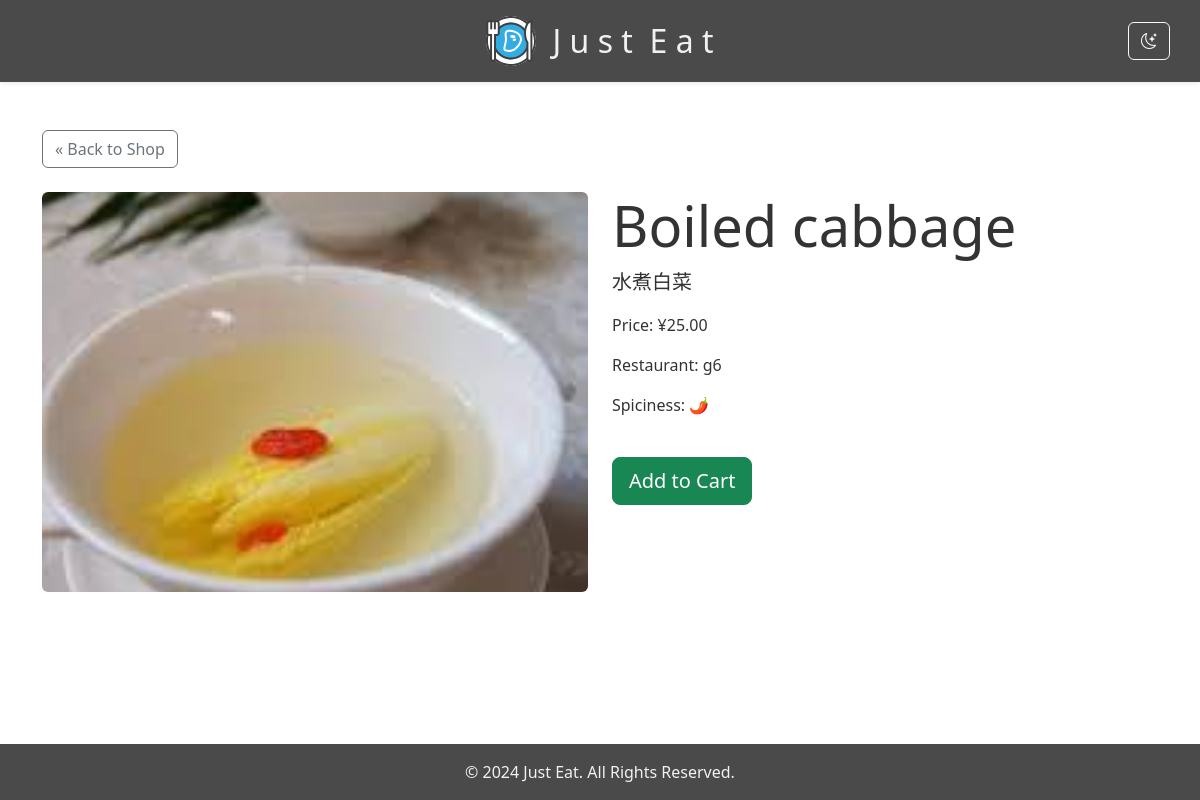
/item_detail.php?id=78 (signed in), run on the app's committed database.
### tables this page shows
CREATE TABLE `shop` (
  `item_id` int NOT NULL,
  `guid` varchar(36) NOT NULL,
  `title_zh` varchar(100) NOT NULL,
  `item_name` varchar(500) NOT NULL,
  `description_zh` varchar(1000) NOT NULL,
  `item_desc` varchar(4096) NOT NULL,
  `vegetarian` tinyint(1) NOT NULL DEFAULT '0',
  `hasMeat` tinyint(1) NOT NULL DEFAULT '0',
  `hasFish` tinyint(1) NOT NULL DEFAULT '0',
  `item_price` int NOT NULL,
  `spiciness` tinyint NOT NULL,
  `item_img` varchar(200) NOT NULL,
  `fk_guid` varchar(36) NOT NULL,
  `restaurant` varchar(10) DEFAULT NULL
);

### item_detail.php (the view, shortened to what this page needs)
<?php
$item_id = $_GET['id'];
require('connect_db.php');
$q = "SELECT * FROM shop WHERE item_id = $item_id";
$r = mysqli_query($dbc, $q);
$item = mysqli_fetch_array($r, MYSQLI_ASSOC);
$spiciness_icons = str_repeat('🌶️', $item['spiciness']);
echo '<div class="container mt-5">';
echo '  <a href="shop.php" class="btn btn-outline-secondary mb-4">&laquo; Back to Shop</a>';
echo '  <div class="row">';
echo '      <div class="col-md-6">';
echo '          <img src="' . $item['restaurant'] . '/' . $item['item_img'] . '" class="img-fluid rounded" alt="' . htmlspecialchars($item['item_name']) . '" style="width:100%; height:400px; object-fit:cover;">';
echo '      </div>';
echo '      <div class="col-md-6">';
echo '          <h2 class="display-4">' . htmlspecialchars($item['item_name']) . '</h2>';
echo '          <p class="lead">' . htmlspecialchars($item['description_zh']) . '</p>';
echo '          <p >Price: ¥' . number_format($item['item_price'], 2) . '</p>';
echo '          <p >Restaurant: ' . htmlspecialchars($item['restaurant']) . '</p>';
echo '          <p>Spiciness: ' . $spiciness_icons . '</p>';
echo '          <a href="added.php?id=' . $item['item_id'] . '" class="btn btn-success btn-lg mt-4">Add to Cart</a>';
echo '      </div>';
echo '  </div>';
echo '</div>';
?>

### data on the page
shop: item_img (picture), item_name "Boiled cabbage", description_zh "水煮白菜", item_price "25.00", restaurant "g6", spiciness "🌶️"
